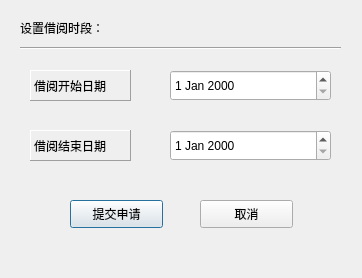
<?xml version="1.0" encoding="UTF-8"?>
<ui version="4.0">
 <class>set_loan_period_dialog</class>
 <widget class="QDialog" name="set_loan_period_dialog">
  <property name="geometry">
   <rect>
    <x>0</x>
    <y>0</y>
    <width>362</width>
    <height>278</height>
   </rect>
  </property>
  <property name="windowTitle">
   <string>Dialog</string>
  </property>
  <widget class="QLabel" name="label">
   <property name="geometry">
    <rect>
     <x>20</x>
     <y>20</y>
     <width>101</width>
     <height>16</height>
    </rect>
   </property>
   <property name="text">
    <string>设置借阅时段：</string>
   </property>
  </widget>
  <widget class="Line" name="line">
   <property name="geometry">
    <rect>
     <x>20</x>
     <y>40</y>
     <width>321</width>
     <height>16</height>
    </rect>
   </property>
   <property name="orientation">
    <enum>Qt::Horizontal</enum>
   </property>
  </widget>
  <widget class="QLabel" name="label_2">
   <property name="geometry">
    <rect>
     <x>30</x>
     <y>70</y>
     <width>101</width>
     <height>31</height>
    </rect>
   </property>
   <property name="frameShape">
    <enum>QFrame::Panel</enum>
   </property>
   <property name="frameShadow">
    <enum>QFrame::Raised</enum>
   </property>
   <property name="text">
    <string>借阅开始日期</string>
   </property>
  </widget>
  <widget class="QLabel" name="label_3">
   <property name="geometry">
    <rect>
     <x>30</x>
     <y>130</y>
     <width>101</width>
     <height>31</height>
    </rect>
   </property>
   <property name="frameShape">
    <enum>QFrame::Panel</enum>
   </property>
   <property name="frameShadow">
    <enum>QFrame::Raised</enum>
   </property>
   <property name="text">
    <string>借阅结束日期</string>
   </property>
  </widget>
  <widget class="QDateEdit" name="dateEdit_start">
   <property name="geometry">
    <rect>
     <x>170</x>
     <y>70</y>
     <width>161</width>
     <height>31</height>
    </rect>
   </property>
  </widget>
  <widget class="QDateEdit" name="dateEdit_end">
   <property name="geometry">
    <rect>
     <x>170</x>
     <y>130</y>
     <width>161</width>
     <height>31</height>
    </rect>
   </property>
  </widget>
  <widget class="QPushButton" name="pushButton_commit">
   <property name="geometry">
    <rect>
     <x>70</x>
     <y>200</y>
     <width>93</width>
     <height>28</height>
    </rect>
   </property>
   <property name="text">
    <string>提交申请</string>
   </property>
  </widget>
  <widget class="QPushButton" name="pushButton_cancel">
   <property name="geometry">
    <rect>
     <x>200</x>
     <y>200</y>
     <width>93</width>
     <height>28</height>
    </rect>
   </property>
   <property name="text">
    <string>取消</string>
   </property>
  </widget>
 </widget>
 <resources/>
 <connections/>
</ui>
